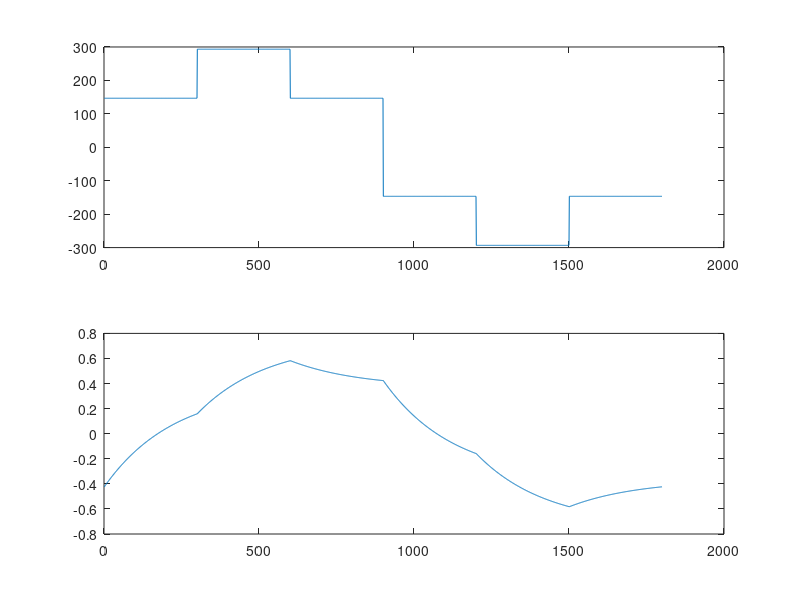

Write MATLAB code to recreate this figure.
N=1800;
R=400;
L=1;
T=1/50;

% D MATRIX =======================================

d =  (R - L*N/T) *ones(1800,1);
D = diag(d);
D(1800,1) = L*N/T;
for i=1:N-1
    D(i,i+1) = L*N/T;
end 


Vao = ones(N,1);
Vbo = ones(N,1);
Vco = ones(N,1);

Vao([901:1800]) = -1;
Vbo([1:600]) = -1;
Vbo([1501:1800]) = -1;
Vco([301:1200]) = -1;

Vno =  (Vao + Vbo + Vco)/3;
Van=220*(Vao - Vno);

i=D\Van;

figure
subplot(2,1,1) 
plot(Van);
%hold on;
subplot(2,1,2) 
plot(i);
